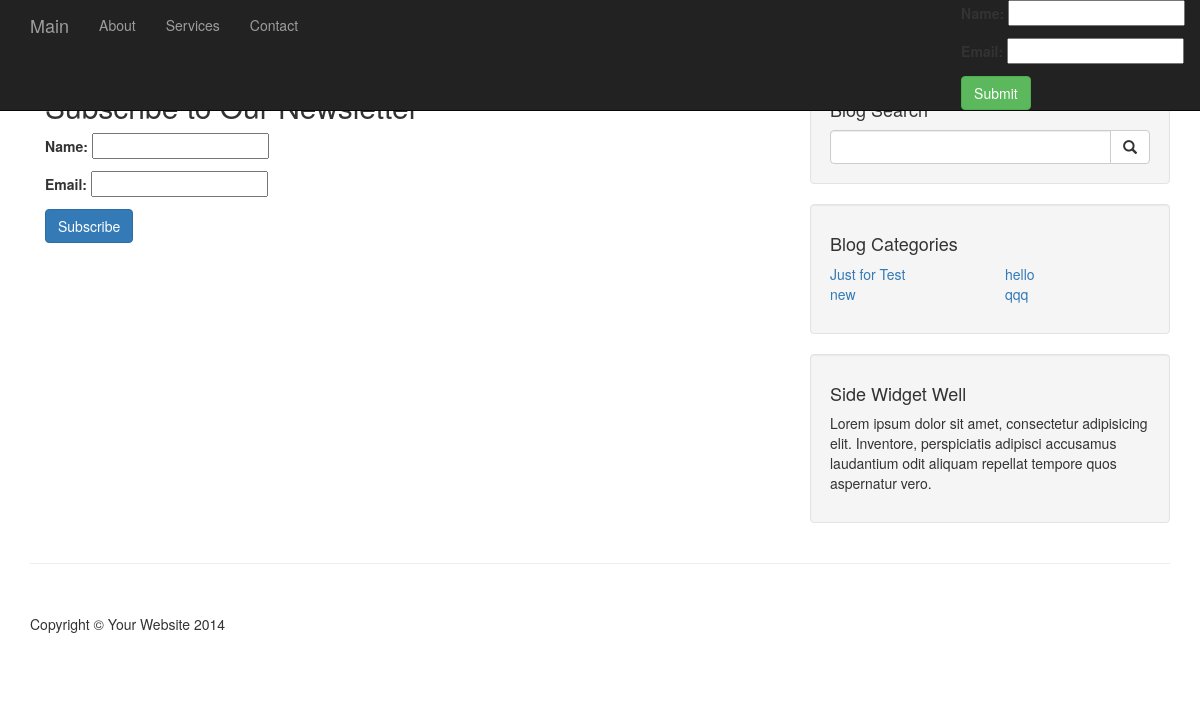
The app's page /subscribe/ with its own data.
### blog/models.py (models this page shows, shortened)
class Category(models.Model):
    name = models.CharField(max_length=30, verbose_name='name')
    class Meta:
        verbose_name = 'Category'
        verbose_name_plural = 'Categories'

### blog/views.py (the view)
# urls.py: path('subscribe/', views.subscribe, name='subscribe'),
def subscribe(request):
    if request.method == 'POST':
        form = SubscriptionForm(request.POST)
        if form.is_valid():
            email = form.cleaned_data['email']
            if not SubscribedUsers.objects.filter(email=email).exists():
                form.save()
                messages.success(request, f"{email} has been successfully registered.")
                return redirect('index')
            else:
                messages.error(request, 'This email is already subscribed.')
    else:
        form = SubscriptionForm()
    context = {'form': form}
    context.update(getCategories())
    return render(request, 'blog/subscribe.html', context)

### blog/forms.py
class SubscriptionForm(forms.ModelForm):
    class Meta:
        model = SubscribedUsers
        fields = ['name', 'email']

### blog/views.py (called while the page is built)
def getCategories():
    all = Category.objects.all()
    count = all.count()
    half = count // 2
    firstHalf = all[:half]
    secondHalf = all[half:]
    return{'cats1':firstHalf, 'cats2':secondHalf}

### templates/blog/subscribe.html (shortened to what this page needs)
{% extends "blog/base.html" %}
{% block content %}
<div class="container">
    <h2>Subscribe to Our Newsletter</h2>
    <form method="post" action="{% url 'subscribe' %}">
        {{ form.as_p }}
        <button type="submit" class="btn btn-primary">Subscribe</button>
    </form>
</div>
{% endblock %}

### templates/blog/base.html (shortened to what this page needs)
{% load static %}
<!DOCTYPE html>
<html lang="en">
<head>
    <link rel="stylesheet" href="{% static 'blog/css/blog-home.css' %}">
    <link rel="stylesheet" href="{% static 'blog/css/bootstrap.min.css' %}">
</head>
<body>
    <nav class="navbar navbar-inverse navbar-fixed-top" role="navigation">
        <div class="container">
            <div class="navbar-header">
                <a class="navbar-brand" href="{% url 'index' %}">Main</a>
            </div>
            <div class="collapse navbar-collapse" id="bs-example-navbar-collapse-1">
                <ul class="nav navbar-nav">
                    <li><a href="{% url 'about' %}">About</a></li>
                    <li><a href="{% url 'services' %}">Services</a></li>
                    <li><a href="{% url 'contact' %}">Contact</a></li>
                </ul>
                <ul class="nav navbar-nav navbar-right">
                    {% if user.is_authenticated %}
                    <a href={% url 'profile' %} >Profile</a>
                    <a href="{% url "blog_logout" %}" class='btn btn-danger'>Logout</a>
                    {% else %}
                    <form action="{% url "blog_login" %}"method='POST'>
                        {{form.as_p}}
                        <input type="submit" class='btn btn-success'>
                    </form>
                    {% endif %}
            </div>
        </div>
    </nav>
    <div class="container">
        <div class="row">
            <div class="col-md-8">
                {% block content %}
                {% endblock %}
            </div>
            <div class="col-md-4">
                <div class="well">
                    <h4>Blog Search</h4>
                    <form class="input-group" method='GET' action='{% url "search" %}'>
                        <input type="search" name='query' class="form-control">
                        <span class="input-group-btn">
                            <button class="btn btn-default" type="submit">
                                <span class="glyphicon glyphicon-search"></span>
                            </button>
                        </span>
                    </form>
                </div>
                <div class="well">
                    <h4>Blog Categories</h4>
                    <div class="row">
                        <div class="col-lg-6">
                            <ul class="list-unstyled">
                                {% for c in cats1 %}
                                <li><a href="{% url 'category' c.name %}">{{ c.name }}</a></li>
                                {% endfor %}
                            </ul>
                        </div>
                        <div class="col-lg-6">
                            <ul class="list-unstyled">
                                {% for c in cats2 %}
                                <li><a href="{% url 'category' c.name %}">{{ c.name }}</a></li>
                                {% endfor %}
                            </ul>
                        </div>
                    </div>
                </div>
                <div class="well">
                    <h4>Side Widget Well</h4>
                    <p>Lorem ipsum dolor sit amet, consectetur adipisicing elit. Inventore, perspiciatis adipisci accusamus laudantium odit aliquam repellat tempore quos aspernatur vero.</p>
                </div>
            </div>
        </div>
        <hr>
        <footer>
            <div class="row">
                <div class="col-lg-12">
                    <p>Copyright &copy; Your Website 2014</p>
                </div>
            </div>
        </footer>
    </div>
</body>
</html>

### static/blog/css/blog-home.css (style rules this page uses)
body { padding-top: 70px; }
footer { margin: 50px 0; }

### records on screen
Category: name "Just for Test"
Category: name "new"
Category: name "hello"
Category: name "qqq"
